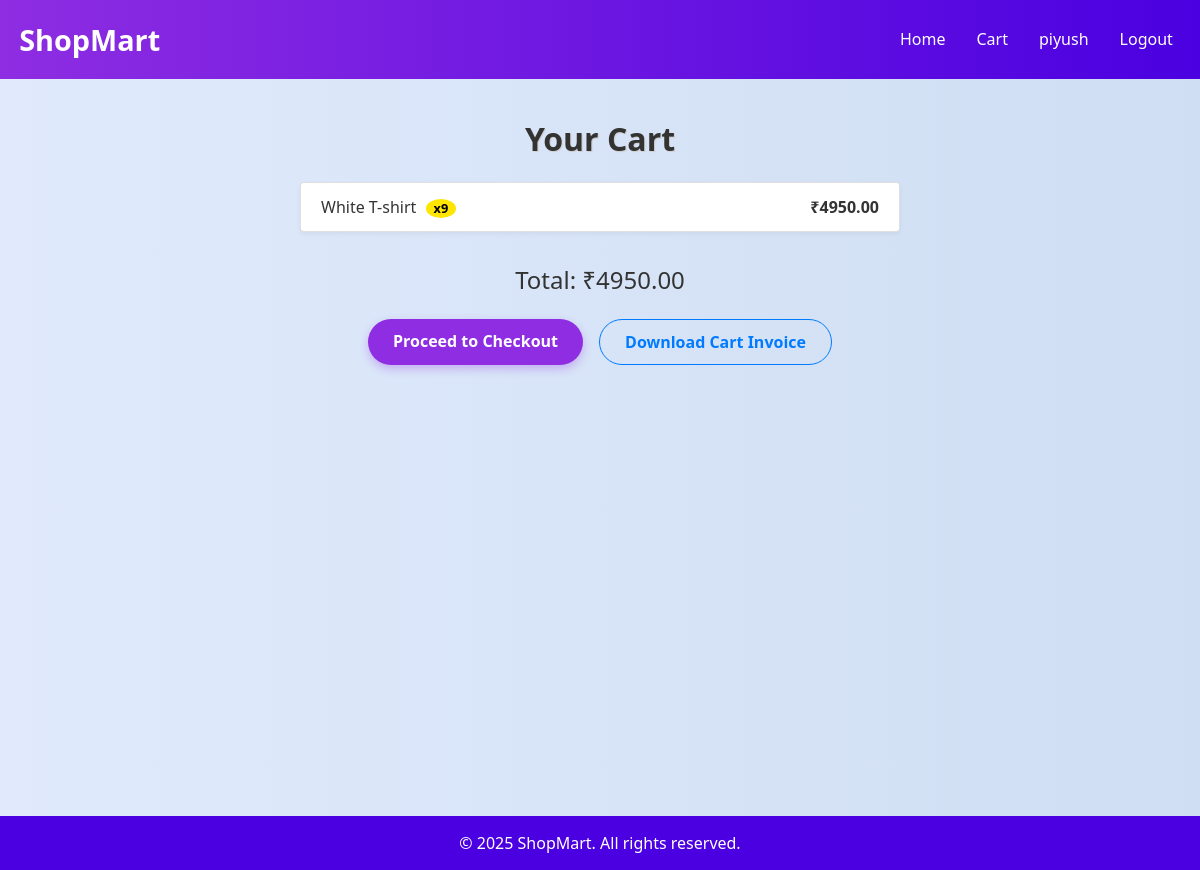
/cart/ (signed in), run on an earlier commit of the app's database.
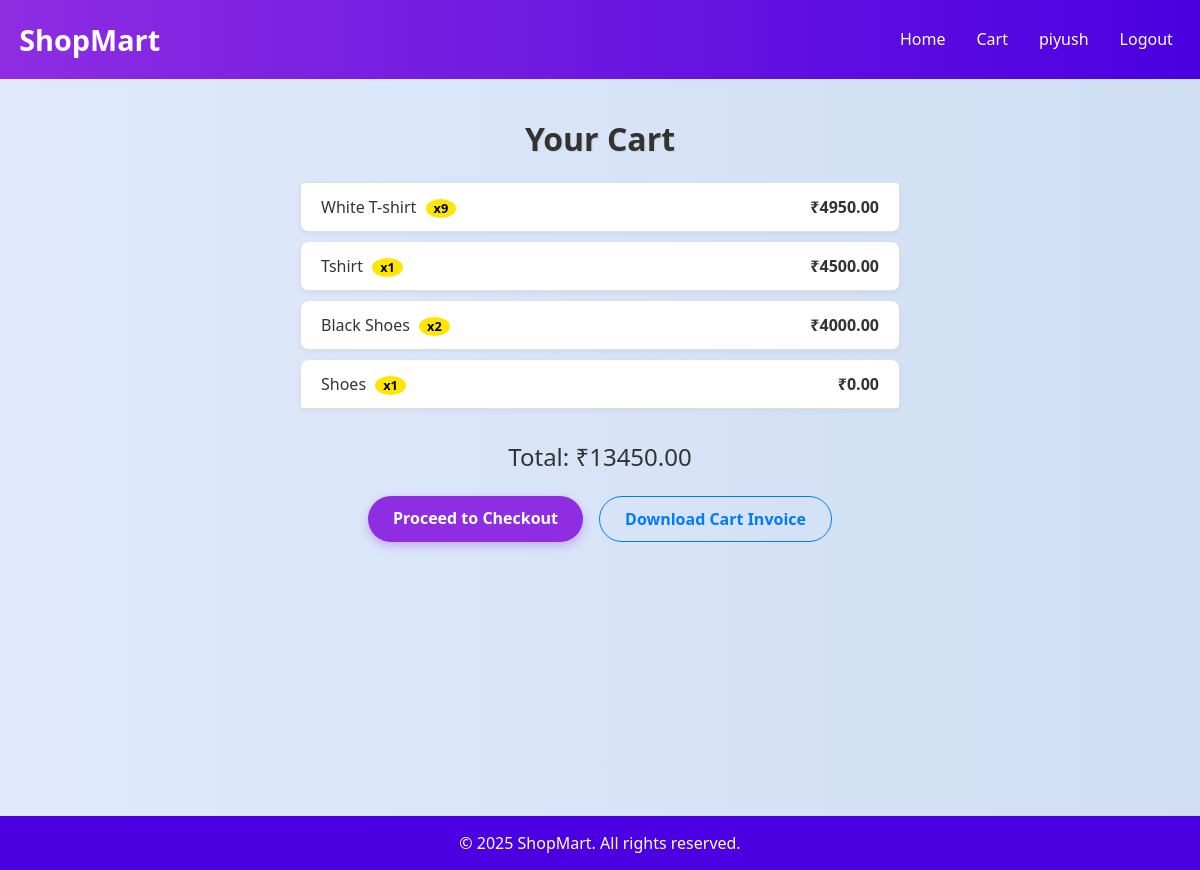
And on a later commit of the database.
### store/models/order.py (models this page shows, shortened)
class Cart(models.Model):
    user = models.ForeignKey(User, on_delete=models.CASCADE)
    product = models.ForeignKey(Product, on_delete=models.CASCADE)
    quantity = models.PositiveIntegerField(default=1)
    def total_price(self):
        return self.product.price * self.quantity

### store/models/product.py (models this page shows, shortened)
class Product(models.Model):
    name = models.CharField(max_length=50)
    description = models.CharField(max_length=200, default="", blank=True, null=True)
    price = models.DecimalField(max_digits=10, decimal_places=2)
    category = models.ForeignKey('Category', on_delete=models.CASCADE, default=1)
    image = models.ImageField(upload_to='upload/products/')
    is_discounted = models.BooleanField(default=True)

### store/views.py (the view)
# urls.py: path('cart/', view_cart, name='view_cart'),
@login_required
def view_cart(request):
    cart_items = Cart.objects.filter(user=request.user)
    total = sum(item.total_price() for item in cart_items)
    last_order = Order.objects.filter(user=request.user, is_verified=True).order_by('-created_at').first()
    return render(request, 'cart.html', {
        'cart_items': cart_items,
        'total': total,
        'last_order': last_order
    })

### shopping/context_processors.py (called while the page is built)
def notifications_context(request):
    notifications = Notification.objects.filter(is_active=True)
    offers = SpecialOffer.objects.filter(is_active=True)
    for n in notifications:
        n.type = "notification"
    for o in offers:
        o.type = "offer"
    combined_feed = sorted(
        chain(notifications, offers),
        key=attrgetter('created_at'),
        reverse=True
    )
    return {
        'notifications': combined_feed[:5],
        'notifications_count': len(combined_feed)
    }

### store/templates/cart.html (shortened to what this page needs)
{% load static %}
<!doctype html>
<html lang="en">
<head>
  <link rel="stylesheet" href="https://cdn.jsdelivr.net/npm/bootstrap@4.4.1/dist/css/bootstrap.min.css">
  <link rel="stylesheet" href="{% static 'style.css' %}">
</head>
<body>
<div class="page-wrapper">
  <nav class="navbar navbar-expand-lg navbar-dark bg-dark">
    <a class="navbar-brand" href="{% url 'home' %}">ShopMart</a>
    <div class="collapse navbar-collapse" id="navbarNav">
      <ul class="navbar-nav ml-auto">
        <li class="nav-item"><a class="nav-link" href="{% url 'home' %}">Home</a></li>
        <li class="nav-item active"><a class="nav-link" href="{% url 'view_cart' %}">Cart</a></li>
        {% if user.is_authenticated %}
          <li class="nav-item"><a class="nav-link" href="#">{{ user.username }}</a></li>
          <li class="nav-item"><a class="nav-link" href="{% url 'logout' %}">Logout</a></li>
        {% else %}
          <li class="nav-item"><a class="nav-link" href="{% url 'login' %}">Login</a></li>
        {% endif %}
      </ul>
    </div>
  </nav>
  <div class="content-section container">
    <h2 class="text-center mb-4">Your Cart</h2>
    <ul class="list-group mb-4 mx-auto" style="max-width: 600px;">
      {% for item in cart_items %}
        <li class="list-group-item d-flex justify-content-between align-items-center">
          <span>{{ item.product.name }} <span class="badge badge-secondary">x{{ item.quantity }}</span></span>
          <strong>₹{{ item.total_price }}</strong>
        </li>
      {% empty %}
        <li class="list-group-item text-center">Your cart is empty.</li>
      {% endfor %}
    </ul>
    {% if cart_items %}
      <h4 class="text-center">Total: ₹{{ total }}</h4>
      <div class="d-flex justify-content-center gap-3 flex-wrap mt-4">
        <a href="{% url 'checkout' %}" class="btn btn-success mr-3">Proceed to Checkout</a>
        <a href="{% url 'download_cart_invoice' %}" class="btn btn-outline-primary">Download Cart Invoice</a>
      </div>
    {% endif %}
  </div>
  <footer class="footer">
    <p class="mb-0">© 2025 ShopMart. All rights reserved.</p>
  </footer>
</div>
</body>
</html>

What changed in the data, as far as the page shows it:
added Cart: product.name "Tshirt", quantity "1", total_price "4500.00"
added Cart: product.name "Black Shoes", quantity "2", total_price "4000.00"
added Cart: product.name "Shoes", quantity "1", total_price "0.00"
Also different on the page:
{{ total }}: "4950.00" → "13450.00"
